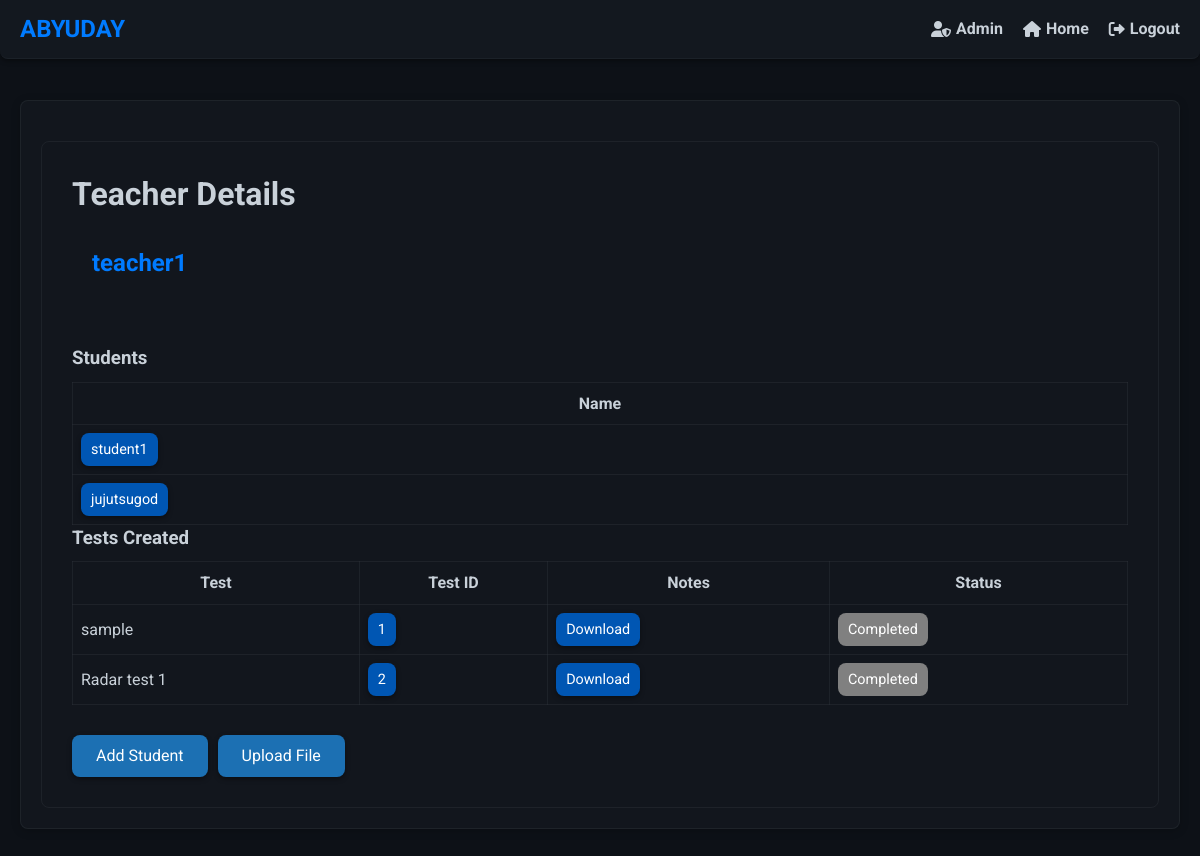
The app's page /teacher/1/ (signed in) with its own data.
### firstapp/models.py (models this page shows, shortened)
class Teacher(models.Model):
    name = models.OneToOneField(User, on_delete=models.CASCADE, limit_choices_to={'groups__name': 'Teacher'})

class Students(models.Model):
    name = models.OneToOneField(User, on_delete=models.CASCADE, limit_choices_to={'groups__name': 'Students'})
    teacher = models.ForeignKey(Teacher, related_name='students',on_delete=models.CASCADE)
    description = models.TextField(blank=True)
    added_at= models.DateTimeField(auto_now_add=True)

class Test(models.Model):
    teacher = models.ForeignKey(Teacher, related_name='tests', on_delete=models.CASCADE)
    test_data=models.JSONField()
    display_name = models.CharField(max_length=100)
    test_name=models.CharField(max_length=100)
    test_total_marks=models.PositiveBigIntegerField()
    file_path=models.CharField(max_length=1000)
    start_time=models.DateTimeField()
    end_time=models.DateTimeField()

### firstapp/views.py (the view)
# urls.py: path('teacher/<int:pk>/', views.teacherdetail.as_view(), name='teacher_detail'),
class teacherdetail(LoginRequiredMixin,PermissionRequiredMixin,DetailView):
    permission_required='firstapp.add_students'
    model=Teacher
    def get_context_data(self, **kwargs: Any) -> dict[str, Any]:
        context= super().get_context_data(**kwargs)
        context['now']=timezone.now().isoformat()
        print(type(timezone.now()))
        return context

### firstapp/templates/firstapp/teacher_detail.html (shortened to what this page needs)
{% extends "firstapp/base.html" %}
{% block body_block %}
<div class="school-details">
    <h1>Teacher Details</h1>
    <div class="school-info">
        <h2>{{ teacher.name }}</h2>
    </div>
    <h3>Students</h3>
    <div class="table-responsive">
        <table class="bordered-table">
            <thead>
                <tr>
                    <th>Name</th>
                </tr>
            </thead>
            <tbody>
                {% for student in teacher.students.all %}
                    <tr>
                        <td><a href="{% url 'firstapp:detail-student' pk=student.id %}" class="tag-button">{{ student.name }}</a></td>
                    </tr>
                {% endfor %}
            </tbody>
        </table>
    </div>
    <h3>Tests Created</h3>
    <div class="table-responsive">
        <table class="bordered-table">
            <thead>
                <tr>
                    <th>Test</th>
                    <th>Test ID</th>
                    <th>Notes</th>
                    <th>Status</th>
                </tr>
            </thead>
            <tbody>
                {% for test in teacher.tests.all %}
                    <tr>
                        <td>{{ test.display_name }}</td>
                        <td><a href="{% url 'firstapp:test_dashboard' pk=test.id %}" class="tag-button">{{ test.id }}</a></td>
                        <td><a href="{% url 'firstapp:download-file' test.file_path %}" class="tag-button">Download</a></td>
                        <td><span class="status-btn" id="test-status-{{ test.id }}">Active</span></td>
                    </tr>
                {% endfor %}
            </tbody>
        </table>
    </div>
    {% if perms.firstapp.add_students %}
        <div class="action-buttons">
            <a href="{% url 'firstapp:add-student' %}" class="update-profile-link">Add Student</a>
            <a href="{% url 'firstapp:upload-file' %}" class="update-profile-link">Upload File</a>
        </div>
    {% endif %}
</div>
{% endblock %}

### firstapp/templates/firstapp/base.html (style rules this page uses)
:root { --primary-color: #007bff; --secondary-color: #0056b3; --background-color: #0d1117; --text-color: #c9d1d9; --navbar-bg: rgba(22, 27, 34, 0.8); --navbar-border: rgba(48, 54, 61, 0.3); --shadow-color: rgba(0, 0, 0, 0.4); --radius: 8px; --transition-speed: 0.3s; --hover-bg-color: rgba(33, 38, 45, 0.8); --button-bg-color: rgba(33, 150, 243, 0.7); --button-hover-bg-color: rgba(25, 118, 210, 0.7); --max-width: 1500px; --glass-bg-color: rgba(22, 27, 34, 0.6); --glass-border: rgba(48, 54, 61, 0.4); --glass-shadow: rgba(0, 0, 0, 0.2); }
* { box-sizing: border-box; margin: 0; padding: 0; }
body { font-family: "Roboto", sans-serif; background: var(--background-color); color: var(--text-color); display: flex; flex-direction: column; min-height: 100vh; line-height: 1.6; scroll-behavior: smooth; }
h1, h2, h3 { color: var(--text-color); margin-bottom: 10px; line-height: 1.4; }
button, .tag-button, .update-profile-link { padding: 8px 24px; text-align: center; background-color: var(--button-bg-color); color: #fff; border: none; border-radius: var(--radius); cursor: pointer; transition: background-color var(--transition-speed), transform var(--transition-speed), box-shadow var(--transition-speed); font-size: 1em; box-shadow: 0 2px 5px var(--shadow-color); text-decoration: none; display: inline-block; }

### firstapp/templates/firstapp/teacher_detail.html (style rules this page uses)
.school-details { background: var(--glass-bg); border: 1px solid var(--glass-border); border-radius: var(--radius); padding: 30px; margin-top: 20px; }
.school-info { padding: 20px; margin-bottom: 30px; }
.school-info h2 { color: var(--primary-color); margin-bottom: 15px; }
.tag-button { background-color: var(--secondary-color); color: #fff; padding: 5px 10px; border-radius: var(--radius); text-decoration: none; font-size: 0.9em; transition: background-color var(--transition-speed); }
.table-responsive { overflow-x: auto; }
.bordered-table { width: 100%; border-collapse: collapse; }
.bordered-table th, .bordered-table td { border: 1px solid var(--glass-border); padding: 8px; }
.bordered-table th { background-color: var(--glass-bg); }
.status-btn { background-color: var(--accent-color); color: #fff; padding: 5px 10px; border-radius: var(--radius); font-size: 0.9em; display: inline-block; }
.action-buttons { margin-top: 30px; display: flex; gap: 10px; }

### records on screen
Teacher: name "teacher1"
Students: name "student1"
Students: name "jujutsugod"
Test: display_name "sample", id "1"
Test: display_name "Radar test 1", id "2"
